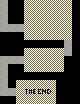

A level layout from a 2D game, rendered from its tile map. Below: a short description, then the map file with tile-grid data replaced by summaries:
An orthogonal 10x13 tile map with 8x8 px tiles, 1 tile layer (Tile Layer 1) and 25 objects (13x pillar, 6x light, 5x man, player).

<map version="1.0" orientation="orthogonal" renderorder="right-down" width="10" height="13" tilewidth="8" tileheight="8" nextobjectid="28">
 <tileset firstgid="1" source="tiles.tsx" />
 <layer name="Tile Layer 1" width="10" height="13">
  <data>[130 cells, 130 non-empty, 7 distinct tile ids]</data>
 </layer>
 <objectgroup color="#ff0004" name="Object Layer 1">
  <object id="1" type="player" x="2.40909" y="2.93182" width="2.25" height="2.125">
   <ellipse />
  </object>
  <object id="10" type="man" x="36.8182" y="25.3636" width="1.27273" height="1.27273" />
  <object id="11" type="man" x="49.0909" y="25.2727" width="1.27273" height="1.27273" />
  <object id="20" type="man" x="49" y="60.5455" width="1.27273" height="1.27273" />
  <object id="21" type="man" x="38.6364" y="65.6364" width="1.27273" height="1.27273" />
  <object id="22" type="man" x="41" y="61.3636" width="1.27273" height="1.27273" />
 </objectgroup>
 <objectgroup name="Object Layer 2">
  <object id="2" type="pillar" x="31.2159" y="24.0795" width="2.375" height="13.5" />
  <object id="3" type="light" x="26.75" y="27.75" width="1.625" height="1.625">
   <properties>
    <property name="r" value="1" />
    <property name="radius" value="1.5" />
   </properties>
   <ellipse />
  </object>
  <object id="4" type="pillar" x="42.125" y="23.625" width="2.375" height="13.5" />
  <object id="5" type="light" x="37.5682" y="28.3864" width="1.625" height="1.625">
   <properties>
    <property name="g" value="1" />
    <property name="radius" value="1.5" />
   </properties>
   <ellipse />
  </object>
  <object id="6" type="pillar" x="54.3068" y="24.0795" width="2.375" height="13.5" />
  <object id="7" type="light" x="49.0227" y="28.6591" width="1.625" height="1.625">
   <properties>
    <property name="b" value="1" />
    <property name="radius" value="1.5" />
   </properties>
   <ellipse />
  </object>
  <object id="8" type="pillar" x="52.5455" y="56.5455" width="3.36364" height="3.18182" />
  <object id="9" type="light" x="49.3636" y="61.2727" width="1.18182" height="1.18182">
   <ellipse />
  </object>
  <object id="13" type="pillar" x="52.4545" y="64" width="3.36364" height="3.18182" />
  <object id="15" type="pillar" x="43.5455" y="56.8182" width="3.36364" height="3.18182" />
  <object id="16" type="pillar" x="43.4545" y="64.2727" width="3.36364" height="3.18182" />
  <object id="17" type="pillar" x="33" y="57.0909" width="3.36364" height="3.18182" />
  <object id="18" type="pillar" x="32.9091" y="64.5455" width="3.36364" height="3.18182" />
  <object id="19" type="light" x="38.8182" y="69.6364" width="1.18182" height="1.18182">
   <ellipse />
  </object>
  <object id="23" type="light" x="35.7273" y="90.6364" width="1.18182" height="1.18182">
   <properties>
    <property name="b" value="1" />
    <property name="g" value="1" />
    <property name="r" value="1" />
    <property name="radius" value="10" />
   </properties>
   <ellipse />
  </object>
  <object id="24" type="pillar" x="37.3636" y="18.625" width="12" height="1.28409" />
  <object id="25" type="pillar" x="27.6364" y="3.27273" width="12.1818" height="12.4545" />
  <object id="26" type="pillar" x="55.3636" y="3.27273" width="12.5455" height="12.4545" />
  <object id="27" type="pillar" x="39.7273" y="3.27273" width="15.8182" height="12.4545" />
 </objectgroup>
</map>